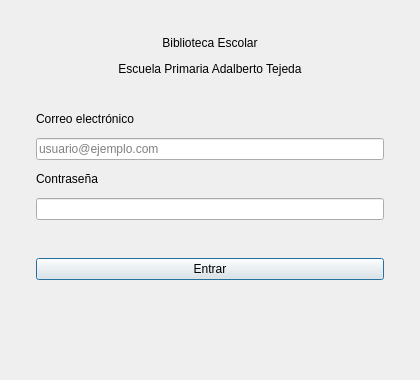
<?xml version="1.0" encoding="UTF-8"?>
<ui version="4.0">
 <class>DialogoLogin</class>
 <widget class="QDialog" name="DialogoLogin">
  <property name="geometry">
   <rect>
    <x>0</x>
    <y>0</y>
    <width>420</width>
    <height>380</height>
   </rect>
  </property>
  <property name="windowTitle">
   <string>Iniciar sesión</string>
  </property>
  <layout class="QVBoxLayout" name="disposicion">
   <property name="leftMargin"><number>36</number></property>
   <property name="topMargin"><number>36</number></property>
   <property name="rightMargin"><number>36</number></property>
   <property name="bottomMargin"><number>36</number></property>
   <property name="spacing"><number>12</number></property>
   <item>
    <widget class="QLabel" name="etiquetaTitulo">
     <property name="text">
      <string>Biblioteca Escolar</string>
     </property>
     <property name="alignment">
      <set>Qt::AlignCenter</set>
     </property>
    </widget>
   </item>
   <item>
    <widget class="QLabel" name="etiquetaEscuela">
     <property name="text">
      <string>Escuela Primaria Adalberto Tejeda</string>
     </property>
     <property name="alignment">
      <set>Qt::AlignCenter</set>
     </property>
    </widget>
   </item>
   <item>
    <spacer name="espacioSuperior">
     <property name="orientation"><enum>Qt::Vertical</enum></property>
     <property name="sizeType"><enum>QSizePolicy::Fixed</enum></property>
     <property name="sizeHint" stdset="0">
      <size><width>20</width><height>24</height></size>
     </property>
    </spacer>
   </item>
   <item>
    <widget class="QLabel" name="etiquetaCorreo">
     <property name="text"><string>Correo electrónico</string></property>
    </widget>
   </item>
   <item>
    <widget class="QLineEdit" name="campoCorreo">
     <property name="placeholderText">
      <string>usuario@ejemplo.com</string>
     </property>
     <property name="minimumHeight"><number>34</number></property>
    </widget>
   </item>
   <item>
    <widget class="QLabel" name="etiquetaContrasena">
     <property name="text"><string>Contraseña</string></property>
    </widget>
   </item>
   <item>
    <widget class="QLineEdit" name="campoContrasena">
     <property name="echoMode"><enum>QLineEdit::Password</enum></property>
     <property name="minimumHeight"><number>34</number></property>
    </widget>
   </item>
   <item>
    <widget class="QLabel" name="etiquetaError">
     <property name="text"><string/></property>
     <property name="wordWrap"><bool>true</bool></property>
     <property name="alignment"><set>Qt::AlignCenter</set></property>
     <property name="minimumHeight"><number>34</number></property>
    </widget>
   </item>
   <item>
    <widget class="QPushButton" name="botonEntrar">
     <property name="text"><string>Entrar</string></property>
     <property name="minimumHeight"><number>38</number></property>
     <property name="default"><bool>true</bool></property>
    </widget>
   </item>
   <item>
    <spacer name="espacioInferior">
     <property name="orientation"><enum>Qt::Vertical</enum></property>
     <property name="sizeHint" stdset="0">
      <size><width>20</width><height>10</height></size>
     </property>
    </spacer>
   </item>
  </layout>
 </widget>
 <tabstops>
  <tabstop>campoCorreo</tabstop>
  <tabstop>campoContrasena</tabstop>
  <tabstop>botonEntrar</tabstop>
 </tabstops>
 <resources/>
 <connections/>
</ui>
